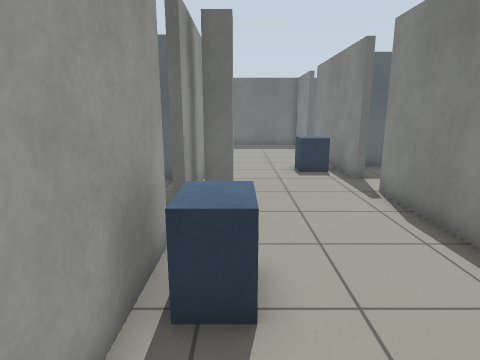
[1] (above)

24 first-person views from a walk through a Gazebo world. The camera is 1.2 m above the floor, tilts 12° down and sees 75° across. The floor is counted in squares, 0.5 m on a side. Each view is taken from the middle of a square. On the plan, view 1 faces up. The plan holds only what a view shows up to about 19 squares ahead; the rest is blank.

[2]
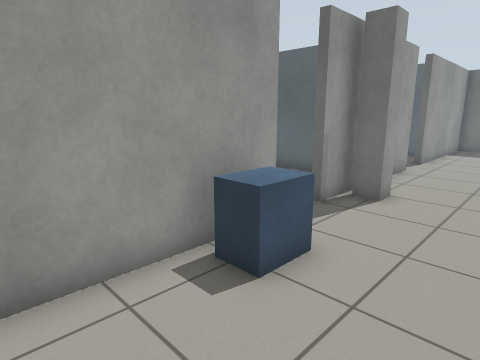

[3]
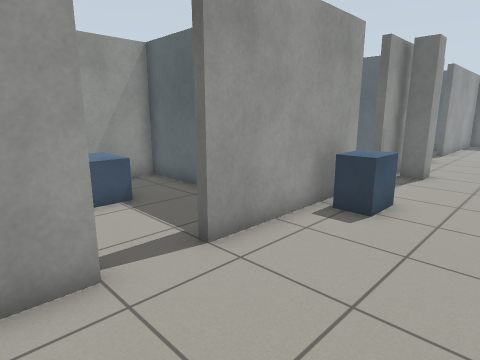

[4]
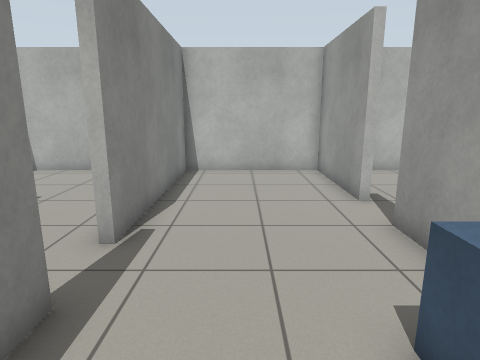

[5]
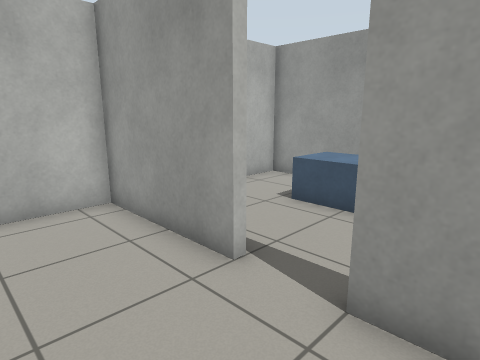

[6]
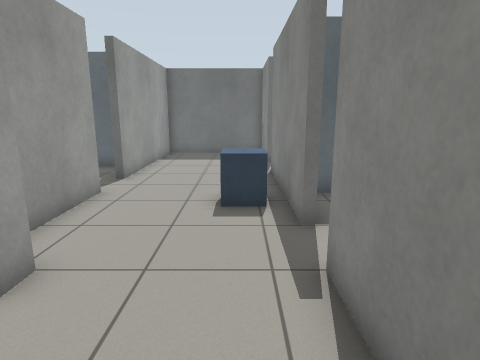

[7]
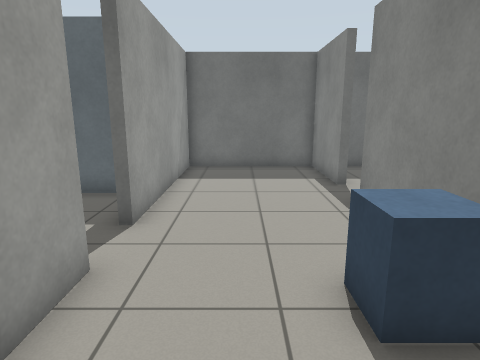

[8]
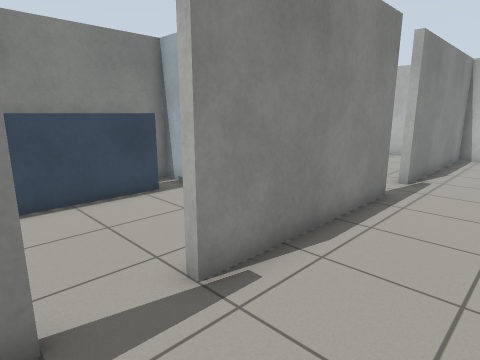

[9]
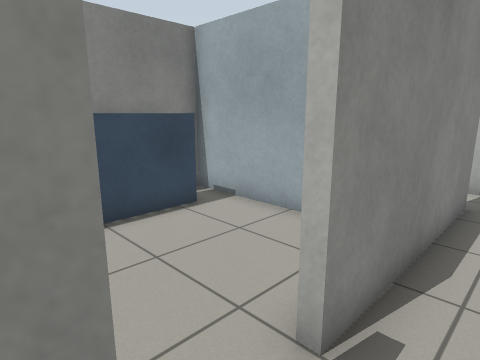

[10]
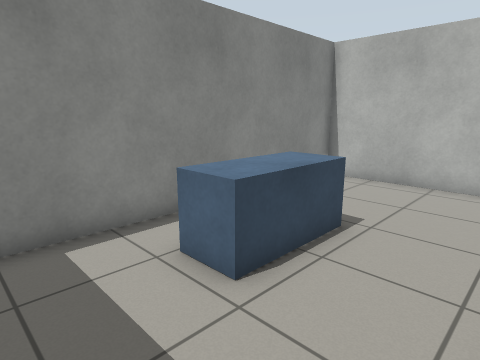

[11]
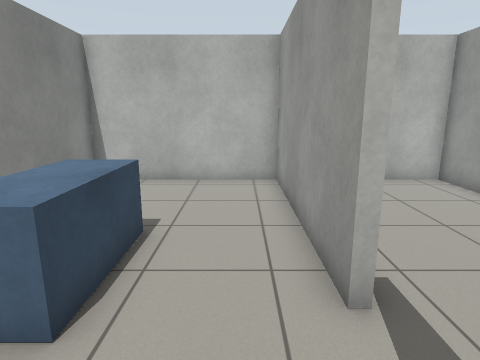

[12]
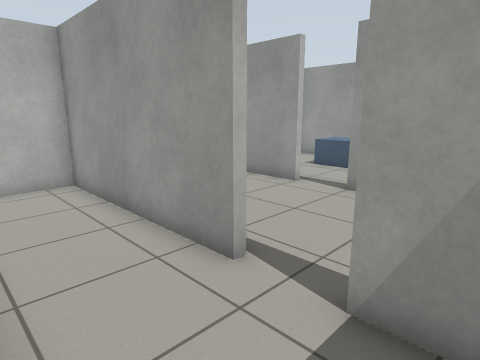

[13]
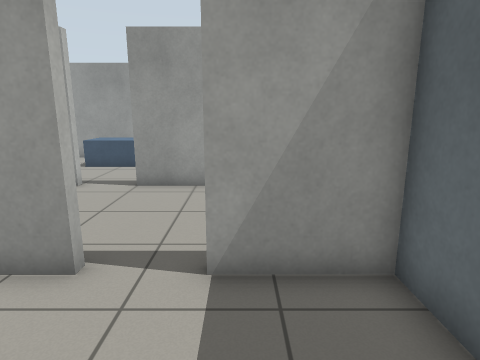

[14]
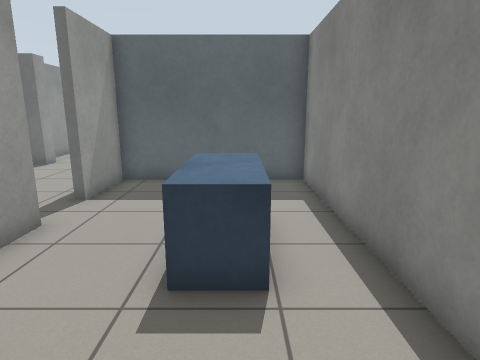

[15]
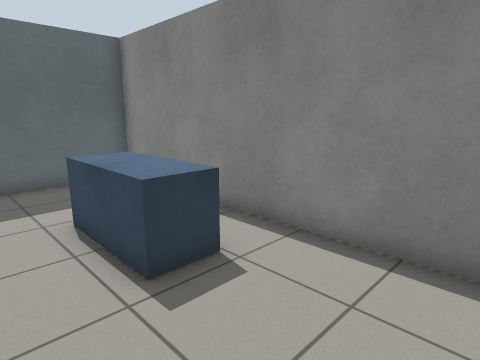

[16]
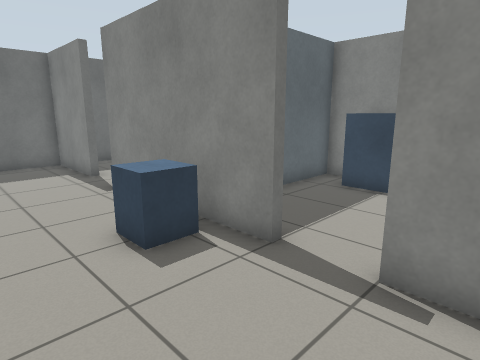

[17]
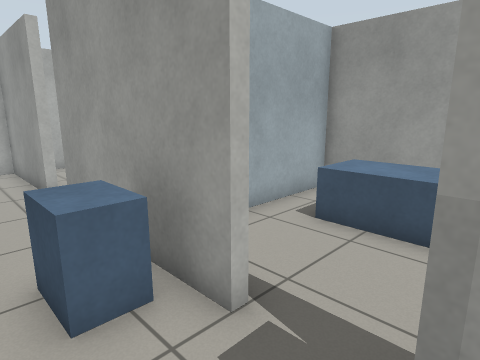

[18]
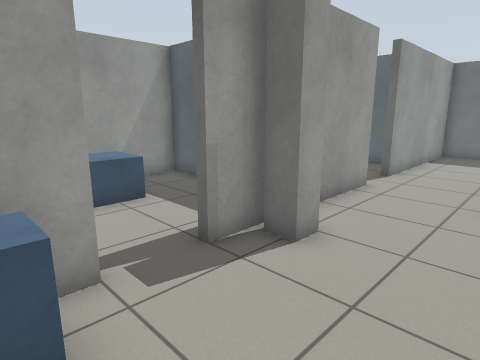

[19]
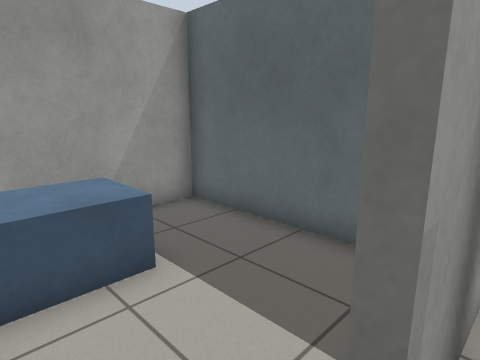

[20]
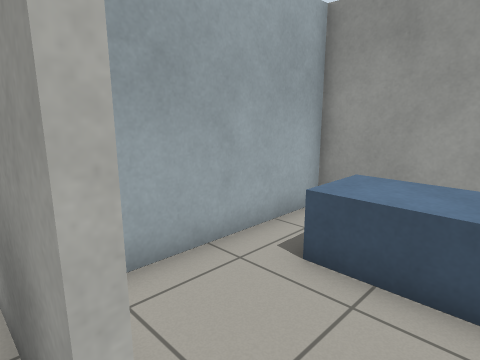

[21]
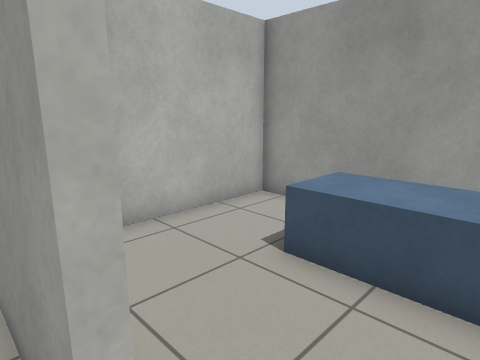

[22]
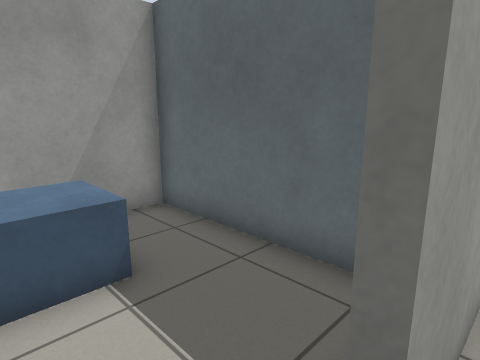

[23]
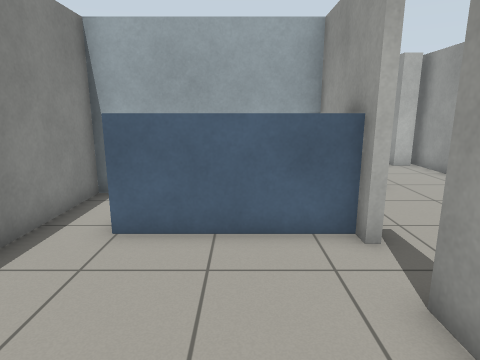

[24]
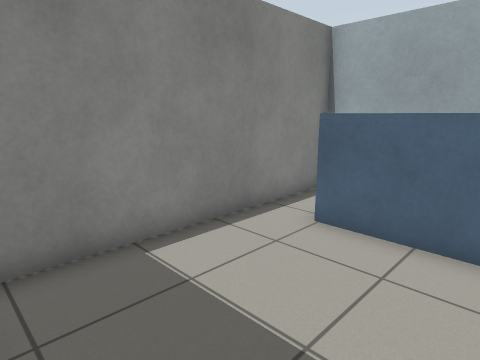

### Floor plan
Ten units are one square. View 1 is at (0, 0); x grows to the right and y downward. Boxes are objects, and circles mark ways between rooms. Rooms are numbered by the first view taken in them; rooms with no view inside come last. Other rooms are left out.
<svg viewBox="-89 -248 207 326">
<path fill="none" stroke="#000" d="M-18 25 -13 25 -13 73 44 73 44 -5M-13 -5 -13 5M-18 -55 -13 -55 -13 -5M44 -24 44 -95M-13 -95 -13 -75M-13 -146 -13 -95M44 -205 44 -243 -13 -243 -13 -165M44 -114 44 -185M44 -5 46 -5 46 73 113 73 113 -53 46 -53 46 -24 44 -24M69 -243 60 -243M46 -214 46 -205 44 -205M113 -186 113 -235M44 -185 46 -185M46 -180 96 -180M-13 5 -18 5M-29 -24 -84 -24 -84 73 -29 73M-13 -75 -18 -75M-24 -114 -84 -114 -84 -27 -29 -27M44 -95 48 -95M48 -114 44 -114M98 -69 98 -130M71 -55 113 -55 113 -105M66 -143 54 -143M113 -143 84 -143"/>
<rect x="-15" y="-45" width="20" height="20" fill="#bbb"><title>blue box</title></rect>
<rect x="-15" y="-95" width="20" height="10" fill="#bbb"><title>pillar</title></rect>
<rect x="25" y="-145" width="10" height="20" fill="#bbb"><title>blue box</title></rect>
<rect x="75" y="-15" width="20" height="40" fill="#bbb"><title>blue box</title></rect>
<rect x="-75" y="-5" width="30" height="50" fill="#bbb"><title>blue box</title></rect>
<rect x="-75" y="-85" width="30" height="40" fill="#bbb"><title>blue box</title></rect>
<circle cx="10" cy="0" r="3" fill="#2a7"/>
<circle cx="-20" cy="15" r="3" fill="#2a7"/>
<circle cx="10" cy="-85" r="3" fill="#2a7"/>
<circle cx="40" cy="-15" r="3" fill="#2a7"/>
<circle cx="-20" cy="-65" r="3" fill="#2a7"/>
<circle cx="40" cy="-195" r="3" fill="#2a7"/>
<circle cx="40" cy="-105" r="3" fill="#2a7"/>
<text x="10" y="30">1</text>
<text x="10" y="-50">2</text>
<text x="10" y="-170">3</text>
<text x="80" y="10">4</text>
<text x="80" y="-220">5</text>
<text x="-50" y="30">6</text>
<text x="-50" y="-70">7</text>
<text x="70" y="-90">8</text>
</svg>
Room 1 opens to room 2. Room 1 opens to room 6. Room 2 opens to room 3. Room 2 opens to room 4. Room 2 opens to room 7. Room 3 opens to room 5. Room 3 opens to room 8.

Where each view was taken, in squares from view 1:
view 1: 0 up, 0 right, facing up
view 2: 0 up, 3 right, facing up-left
view 3: 4 down, 3 right, facing up-left
view 4: 6 up, 2 right, facing down
view 5: 1 up, 2 right, facing down-left
view 6: 5 up, 3 right, facing up
view 7: 10 up, 1 right, facing up
view 8: 12 up, 1 right, facing down-right
view 9: 12 up, 3 right, facing down-right
view 10: 4 up, 5 right, facing down-right
view 11: 4 up, 6 right, facing down
view 12: 4 up, 8 right, facing down-left
view 13: 3 up, 9 right, facing left
view 14: 6 down, 9 right, facing up
view 15: 6 down, 6 right, facing up-right
view 16: 8 up, 0 right, facing up-right
view 17: 8 up, 1 right, facing down-left
view 18: 4 up, 3 right, facing up-left
view 19: 6 up, 1 left, facing up-left
view 20: 7 up, 1 left, facing down-left
view 21: 1 down, 1 left, facing down-left
view 22: 2 down, 1 left, facing up-left
view 23: 24 up, 7 right, facing down
view 24: 24 up, 6 right, facing down-right
